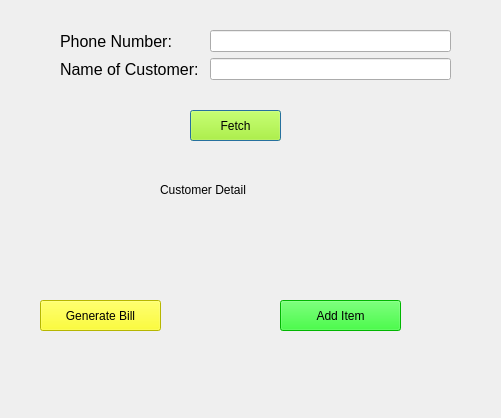
<?xml version="1.0" encoding="UTF-8"?>
<ui version="4.0">
 <class>sell</class>
 <widget class="QDialog" name="sell">
  <property name="geometry">
   <rect>
    <x>0</x>
    <y>0</y>
    <width>501</width>
    <height>418</height>
   </rect>
  </property>
  <property name="windowTitle">
   <string>Bill Generate</string>
  </property>
  <widget class="QWidget" name="formLayoutWidget">
   <property name="geometry">
    <rect>
     <x>60</x>
     <y>30</y>
     <width>391</width>
     <height>57</height>
    </rect>
   </property>
   <layout class="QFormLayout" name="formLayout">
    <item row="0" column="0">
     <widget class="QLabel" name="label">
      <property name="font">
       <font>
        <family>MS Shell Dlg 2</family>
        <pointsize>12</pointsize>
        <weight>50</weight>
        <italic>false</italic>
        <bold>false</bold>
       </font>
      </property>
      <property name="styleSheet">
       <string notr="true">font: 12pt &quot;MS Shell Dlg 2&quot;;</string>
      </property>
      <property name="text">
       <string>Phone Number:   </string>
      </property>
     </widget>
    </item>
    <item row="0" column="1">
     <widget class="QLineEdit" name="phone_no">
      <property name="font">
       <font>
        <pointsize>9</pointsize>
       </font>
      </property>
     </widget>
    </item>
    <item row="1" column="1">
     <widget class="QLineEdit" name="name">
      <property name="font">
       <font>
        <pointsize>9</pointsize>
       </font>
      </property>
     </widget>
    </item>
    <item row="1" column="0">
     <widget class="QLabel" name="label_2">
      <property name="font">
       <font>
        <family>MS Shell Dlg 2</family>
        <pointsize>12</pointsize>
        <weight>50</weight>
        <italic>false</italic>
        <bold>false</bold>
       </font>
      </property>
      <property name="styleSheet">
       <string notr="true">font: 12pt &quot;MS Shell Dlg 2&quot;;</string>
      </property>
      <property name="text">
       <string>Name of Customer: </string>
      </property>
     </widget>
    </item>
   </layout>
  </widget>
  <widget class="QPushButton" name="btnFETCH">
   <property name="geometry">
    <rect>
     <x>190</x>
     <y>110</y>
     <width>91</width>
     <height>31</height>
    </rect>
   </property>
   <property name="font">
    <font>
     <pointsize>9</pointsize>
    </font>
   </property>
   <property name="autoFillBackground">
    <bool>false</bool>
   </property>
   <property name="styleSheet">
    <string notr="true">background-color: rgb(170, 255, 0);</string>
   </property>
   <property name="text">
    <string>Fetch</string>
   </property>
   <property name="default">
    <bool>false</bool>
   </property>
   <property name="flat">
    <bool>false</bool>
   </property>
  </widget>
  <widget class="QLabel" name="lblInfo">
   <property name="geometry">
    <rect>
     <x>140</x>
     <y>390</y>
     <width>261</width>
     <height>20</height>
    </rect>
   </property>
   <property name="styleSheet">
    <string notr="true">color: rgb(0, 0, 255);</string>
   </property>
   <property name="text">
    <string/>
   </property>
  </widget>
  <widget class="QLabel" name="label_name">
   <property name="geometry">
    <rect>
     <x>90</x>
     <y>220</y>
     <width>151</width>
     <height>31</height>
    </rect>
   </property>
   <property name="text">
    <string/>
   </property>
  </widget>
  <widget class="QLabel" name="label_phone">
   <property name="geometry">
    <rect>
     <x>280</x>
     <y>220</y>
     <width>161</width>
     <height>31</height>
    </rect>
   </property>
   <property name="text">
    <string/>
   </property>
  </widget>
  <widget class="QLabel" name="label_3">
   <property name="geometry">
    <rect>
     <x>160</x>
     <y>180</y>
     <width>201</width>
     <height>20</height>
    </rect>
   </property>
   <property name="styleSheet">
    <string notr="true">font: 12pt &quot;MS Shell Dlg 2&quot;; color: rgb(0, 0, 256);</string>
   </property>
   <property name="text">
    <string>Customer Detail</string>
   </property>
  </widget>
  <widget class="QPushButton" name="btnGENERATE">
   <property name="geometry">
    <rect>
     <x>40</x>
     <y>300</y>
     <width>121</width>
     <height>31</height>
    </rect>
   </property>
   <property name="font">
    <font>
     <pointsize>9</pointsize>
    </font>
   </property>
   <property name="autoFillBackground">
    <bool>false</bool>
   </property>
   <property name="styleSheet">
    <string notr="true">background-color: rgb(255, 255, 0);</string>
   </property>
   <property name="text">
    <string>Generate Bill</string>
   </property>
   <property name="default">
    <bool>false</bool>
   </property>
   <property name="flat">
    <bool>false</bool>
   </property>
  </widget>
  <widget class="QPushButton" name="btnADD">
   <property name="geometry">
    <rect>
     <x>280</x>
     <y>300</y>
     <width>121</width>
     <height>31</height>
    </rect>
   </property>
   <property name="font">
    <font>
     <pointsize>9</pointsize>
    </font>
   </property>
   <property name="autoFillBackground">
    <bool>false</bool>
   </property>
   <property name="styleSheet">
    <string notr="true">background-color: rgb(0, 255, 0);</string>
   </property>
   <property name="text">
    <string>Add Item</string>
   </property>
   <property name="default">
    <bool>false</bool>
   </property>
   <property name="flat">
    <bool>false</bool>
   </property>
  </widget>
 </widget>
 <resources/>
 <connections/>
</ui>
